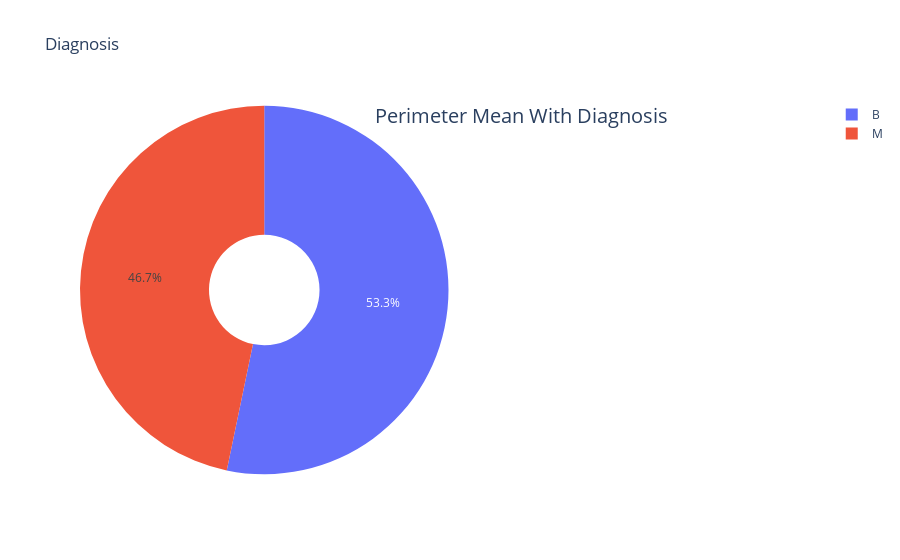

Notebook code cell kept with this figure:
### Markdown cell above
#### Pie Plot

### Code cell
# Creating Pie Chart
tracepie = go.Pie(name = 'Perimeter Mean',
                values = df.perimeter_mean,
                labels = df.diagnosis,
                hoverinfo = 'label+percent+name',
                domain = dict(x= [0, .5]),
                hole = 0.3)

data = [tracepie]
layout = go.Layout(title = 'Diagnosis',
                   annotations = [dict(font = dict(size = 20),
                                       showarrow = False,
                                       text = 'Perimeter Mean With Diagnosis',
                                       x = 0.8,
                                       y = 1.0
                                      )])

fig = go.Figure(data = data, layout = layout)
fig.show()

### Figure 1 — Plotly figure (JSON) as saved in the notebook; plotly's stock layout.template omitted (floating-point values rounded to 4 significant figures; data arrays with more than 128 entries replaced by an {"elided": "..."} marker saying what was removed)
{"data": [{"domain": {"x": [0, 0.5]}, "hole": 0.3, "hoverinfo": "label+percent+name", "labels": {"elided": "569 str values"}, "name": "Perimeter Mean", "type": "pie", "values": {"elided": "569 float values"}}], "layout": {"annotations": [{"font": {"size": 20}, "showarrow": false, "text": "Perimeter Mean With Diagnosis", "x": 0.8, "y": 1}], "autosize": true, "title": {"text": "Diagnosis"}}}
